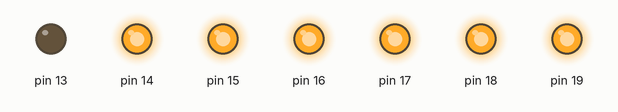
This sketch was run on a simulated Arduino Mega 2560, built with avr-gcc and run on an emulated ATmega2560. Parts: output pins drawn as LEDs (lit = HIGH). What the sketch prints to the serial monitor is not drawn.

Above: at 0.1 s.
Timing chart, 0 to 1.6 s (numbered marks = the images above):
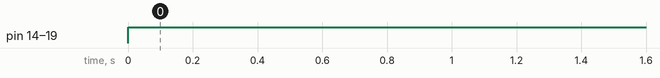

The sketch:

PulseOut.ino
```cpp
// PulseOut Demo sketch
//  Dec 2017

#include "PulseOutManager.h"

// Declare Pulse on Arduino digital pins

PulseOutManager myPulseOutManager;

PulseOut MyPulse0(14,20000);
PulseOut MyPulse1(15,15000);
PulseOut MyPulse2(13,10000,LOW,true);
PulseOut MyPulse3(16,5000,HIGH,true);

// Declare a timer. Can't be added to a manager as the pin is used as an index
PulseOut MyTimer1(0xFF,3000);

// Using the factory
PulseOut* MyPulse4 = myPulseOutManager.factory(17,1000,HIGH,true);
PulseOut* MyPulse5 = myPulseOutManager.factory(18,750);
PulseOut* MyPulse6 = myPulseOutManager.factory(19,500);


SIGNAL(TIMER0_COMPA_vect)
{
  // Let the manager doing stuffs

  myPulseOutManager.update(millis());
  MyTimer1.update(millis());

}

void setup()
{
 // Timer0 is already used for millis()
 OCR0A = 0xAF;
 TIMSK0 |= _BV(OCIE0A);

 // Add existing pulses to the pulse manager
 myPulseOutManager.add(&MyPulse0);
 myPulseOutManager.add(&MyPulse1);
 myPulseOutManager.add(&MyPulse2);
 myPulseOutManager.add(&MyPulse3);

 myPulseOutManager.begin();

 // Start All pulses now !

 myPulseOutManager.startAll();
 MyTimer1.start();
 Serial.begin(115200);

}

void loop()
{

  // Start or restarts a pulse
  // and returns true is the pulse was started at the last call

  if ( MyPulse3.start() ) {
        Serial.println("=========== Pulse3 started");
  }

   if ( MyPulse4->start() ) {
        Serial.println("=========== Pulse4 started");
  }

  if ( MyTimer1.start() ) {
        Serial.println("=========== Timer started");
  }


}
```

PulseOut.cpp
```cpp
/**********************************************************************************
  PulseOut.  Pulse Generator class.
  Implementation cpp file.
   Dec 2017.
************************************************************************************/
#include <Arduino.h>
#include "PulseOut.h"

// Constructor
PulseOut::PulseOut(uint8_t pin, unsigned long duration, uint8_t pulse, bool square ):
 _pin(pin),_duration(duration), _pulse(pulse), _square(square)
  {
      _mustStart = false;
      _isActive  = false;
      _previousMillis = 0;
  }

// Getters
uint8_t PulseOut::getPin() { return _pin ; }

// Public methods
void PulseOut::begin() {
  // Check if a timer only
  if (_pin != 0xFF ) {
    // Initial PIN state according pulse type
    pinMode(_pin, OUTPUT);
    _pinState  = !_pulse;
    digitalWrite(_pin, _pinState);
  }
}

bool PulseOut::start(){
  if (_mustStart) return false; // Wait the next update
  _mustStart = ! _isActive;
  return _mustStart;
}

void PulseOut::update(unsigned long currentMillis) {
  update(&currentMillis);
}
void PulseOut::update(unsigned long* pcurrentMillis)
{
  if (_isActive) {
   if ( *pcurrentMillis - _previousMillis >= _duration ) {
      // end of a pulse

       // Timer only
      if ( _pin == 0XFF ) { _isActive = false; return; }

      // Pulse
      if (!_square  || (_pinState != _pulse) ) {
              _pinState = !_pulse;
              digitalWrite(_pin, _pinState );
              _isActive = false;
      }
      // Generate square if we just ended previous pulse part
      else {
              _pinState = !_pulse;
              digitalWrite(_pin, _pinState );
              _previousMillis = *pcurrentMillis;
      }

   }
 } else
 if (_mustStart) {
    _previousMillis = *pcurrentMillis;
    if ( _pin != 0XFF ) {
      _pinState = _pulse;
      digitalWrite(_pin, _pinState);
    }
    _isActive = true;
    _mustStart = false;
 }

}
```

PulseOut.h
```cpp
/**********************************************************************************
  PulseOut.  Pulse Generator class.
  Header file.
  Dec 2017.
************************************************************************************/
#ifndef PulseOut_h
#define PulseOut_h

#include <Arduino.h>

class PulseOut
  {
    public:
      PulseOut(uint8_t pin, unsigned long duration, uint8_t pulse=HIGH, bool square=false );
      void begin();
      bool start();
      void update(unsigned long currentMillis);
      void update(unsigned long* pcurrentMillis); // Faster when called by a manager
      uint8_t getPin();

    private:
      // Class Member Variables
      uint8_t       _pin;                     // the # of the pulse Arduino digital pin
                                              // if the pin is 0xFF, then act as a timer only
      unsigned long _duration;                // total milliseconds for the pulse
      uint8_t       _pulse          = HIGH;   // HIGH or LOW pulse
      bool          _square         = false;  // generate a square HIGH LOW (duration * 2)

      bool          _isActive       = false ; // True if the pulse is on going
      bool          _mustStart      = false ; // True if the pulse must be started
      unsigned long _previousMillis = 0;      // Last time the pulse was updated
      uint8_t       _pinState       = LOW ;   // Hold the current pin state HIGH or LOW
  };

#endif
```

PulseOutManager.cpp
```cpp
/**********************************************************************************
  PulseOutManager.  Pulse Generator class.
  Implementation cpp file.
  Dec 2017.
************************************************************************************/
#include <Arduino.h>
#include "PulseOutManager.h"


// Constructor
PulseOutManager::PulseOutManager() {  }

// Getters
uint8_t PulseOutManager::getCount() {return _pulseCounter;}

// Public methods

// Create & add a pulse to the manager
PulseOut* PulseOutManager::factory( uint8_t pin, unsigned long duration, uint8_t pulse, bool square ) {
  // Create & Add the pulse only if no pulse already existing on that pin
  PulseOut* p = new PulseOut(pin, duration, pulse, square);
  if ( add(p) ) return p; else  return (PulseOut*)NULL ;
}

// Add an existing pulse to the manager
bool PulseOutManager::add( PulseOut* pulse) {
  // For fast access, we use the pin as an index for the array
  uint8_t pin = pulse->getPin();

  if (pin > PULSEOUT_MAX_PIN-1 ) return false;

  // Add the pulse only if no pulse already existing on that pin
  if ( _pulses[pin] == NULL ) {
    _pulses[pin] = pulse;
    _pulseCounter++;
    return true;
  }
  return false;
}

// Remove a pulse from the manager
bool PulseOutManager::remove( PulseOut* pulse) {
  // For fast access, we use the pin as an index for the array
  uint8_t pin = pulse->getPin();

  if (pin > PULSEOUT_MAX_PIN-1 ) return false;
  _pulses[pin] = NULL;
  _pulseCounter--;
  return true;
}

// Remove all pulses from the manager
void PulseOutManager::clear() {
  if (_pulseCounter < 1) return;
  for(int i = 0; i < PULSEOUT_MAX_PIN; i++){
      _pulses[i] = NULL;
  }
  _pulseCounter = 0;
}

// Begin method (in the Setup() )
// Call all Begin methods of pulses recorded

void PulseOutManager::begin() {
  if (_pulseCounter <1 ) return;
  // Begin All pulses recorded
  for(int i = 0; i < PULSEOUT_MAX_PIN; i++){
    if(_pulses[i] != NULL) _pulses[i]->begin();
  }
}

// Start All Pulses at the same time at the next update
void PulseOutManager::startAll() {
  if (_pulseCounter <1 ) return;
  _mustStartAll = true;
}

// Update all pulses
void PulseOutManager::update(unsigned long currentMillis) {
  update(&currentMillis);
}

void PulseOutManager::update(unsigned long* pcurrentMillis) {
  if (_pulseCounter <1 ) return;

  // Update all pulses recorded
  for(int i = 0; i < PULSEOUT_MAX_PIN; i++){
    if(_pulses[i] != NULL) {
      if (_mustStartAll) { _pulses[i]->start(); }
      _pulses[i]->update(pcurrentMillis);
    }
  }
  if (_mustStartAll) _mustStartAll  = false  ;

}
```

PulseOutManager.h
```cpp
/**********************************************************************************
  PulseOutManager.  Pulse Generator class.
  Header file.

************************************************************************************/
#ifndef PulseOutManager_h
#define PulseOutManager_h

#include <Arduino.h>
#include "PulseOut.h"

#define PULSEOUT_MAX_PIN  50 // For 40 pins from 0 to 39
class PulseOutManager
  {
    private:

    public:
      PulseOutManager();
      uint8_t getCount();
      PulseOut* factory( uint8_t pin, unsigned long duration, uint8_t pulse=HIGH, bool square=false );
      bool add(PulseOut* pulse);
      bool remove(PulseOut* pulse);
      void clear();
      void begin();
      void startAll();
      void update(unsigned long currentMillis);
      void update(unsigned long* pcurrentMillis);
    private:
      // Class Member Variables
      PulseOut* _pulses[PULSEOUT_MAX_PIN];
      bool      _mustStartAll = false ;
      uint8_t   _pulseCounter = 0     ;       // the # of pulse currently active
  };

#endif
```

Measured:
- by itself, pin 14–19: LOW → HIGH at 0.00 s
